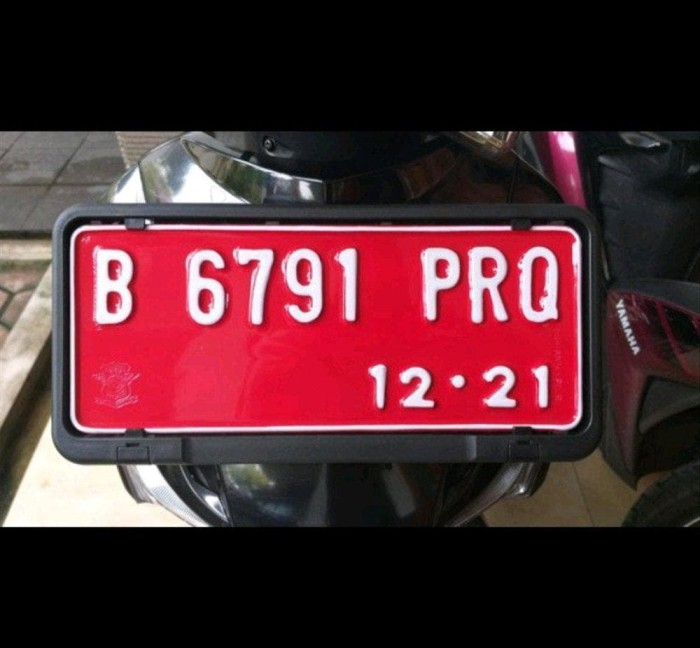
#> input picture data/platmerah.jpg, 700 x 648 px
$ python main.py
#> lines starting #> are read from the running program, lines starting #| are printed output that depends on the picture; after the words box and inside, x2 and y2 are one past the last pixel; in counts of white or black regions, pixels touching at a corner belong together
import cv2 as cv
import numpy as np
from matplotlib import pyplot as plt

# Fungsi untuk mengklasifikasikan warna kendaraan
def classify_color(mask_black, mask_white, mask_yellow, mask_red, mask_green):
    # Hitung jumlah piksel warna pada setiap mask
    count_black = cv.countNonZero(mask_black)
    count_white = cv.countNonZero(mask_white)
    count_yellow = cv.countNonZero(mask_yellow)
    count_red = cv.countNonZero(mask_red)
    count_green = cv.countNonZero(mask_green)

    # Klasifikasi berdasarkan jumlah piksel warna
    if count_red > count_black and count_red > count_white and count_red > count_yellow and count_red > count_green:
        return "Kendaraan Pemerintah"
    elif count_black > count_white and count_black > count_yellow and count_black > count_red and count_black > count_green:
        return "Kendaraan Pribadi"
    elif count_white > count_black and count_white > count_yellow and count_white > count_red and count_white > count_green:
        return "Kendaraan Pribadi"
    elif count_yellow > count_black and count_yellow > count_white and count_yellow > count_red and count_yellow > count_green:
        return "Kendaraan Umum"
    elif count_green > count_black and count_green > count_white and count_green > count_yellow and count_green > count_red:
        return "Kendaraan Kawasan Khusus"
    else:
        return "Tidak Diketahui"

# Fungsi untuk melakukan segmentasi warna pada citra HSV
def segment_color(hsv_plate):
    # Tentukan rentang warna untuk hitam, putih, kuning, merah, dan hijau
    lower_black = np.array([0, 0, 0])
    upper_black = np.array([180, 255, 30])

    lower_white = np.array([0, 0, 200])
    upper_white = np.array([180, 30, 255])

    lower_yellow = np.array([20, 100, 100])
    upper_yellow = np.array([40, 255, 255])

    lower_red1 = np.array([0, 100, 100])
    upper_red1 = np.array([10, 255, 255])
    lower_red2 = np.array([160, 100, 100])
    upper_red2 = np.array([180, 255, 255])

    lower_green = np.array([40, 40, 40])
    upper_green = np.array([80, 255, 255])

    # Buat mask untuk setiap warna
    mask_black = cv.inRange(hsv_plate, lower_black, upper_black)
    mask_white = cv.inRange(hsv_plate, lower_white, upper_white)
    mask_yellow = cv.inRange(hsv_plate, lower_yellow, upper_yellow)
    mask_red1 = cv.inRange(hsv_plate, lower_red1, upper_red1)
    mask_red2 = cv.inRange(hsv_plate, lower_red2, upper_red2)
    mask_red = cv.bitwise_or(mask_red1, mask_red2)
    mask_green = cv.inRange(hsv_plate, lower_green, upper_green)

    return mask_black, mask_white, mask_yellow, mask_red, mask_green

# Load gambar plat nomor
img = cv.imread('data/platmerah.jpg')
#> img is the input picture: shape (648, 700, 3); mean B, G, R 46.9, 41.1, 78.3

#? PRA-PENGOLAHAN
#* Normalisasi Cahaya
kernel = cv.getStructuringElement(cv.MORPH_ELLIPSE, (20, 20))
img_opening = cv.morphologyEx(img, cv.MORPH_OPEN, kernel)
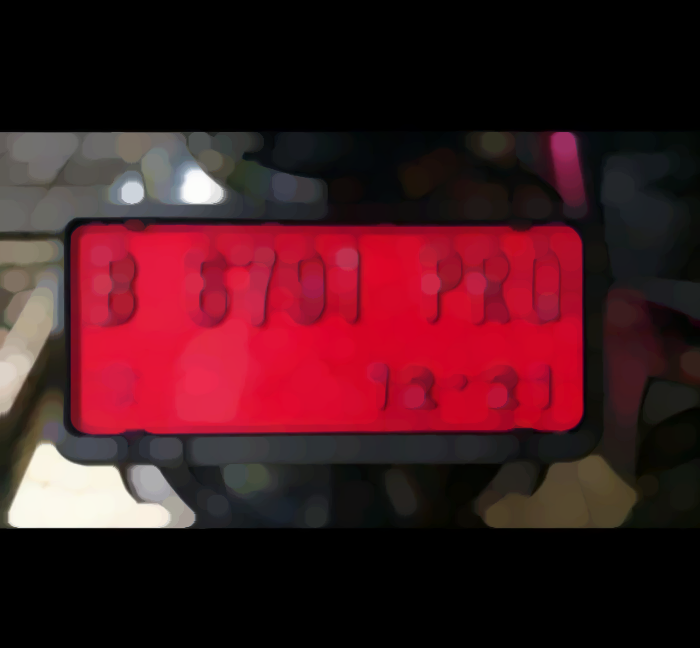
#> img_opening: shape (648, 700, 3); mean B, G, R 31.4, 25.2, 68.5
img_norm = img - img_opening

#* Konversi citra keabuan (grayscale)
img_gray = cv.cvtColor(img_norm, cv.COLOR_BGR2GRAY)
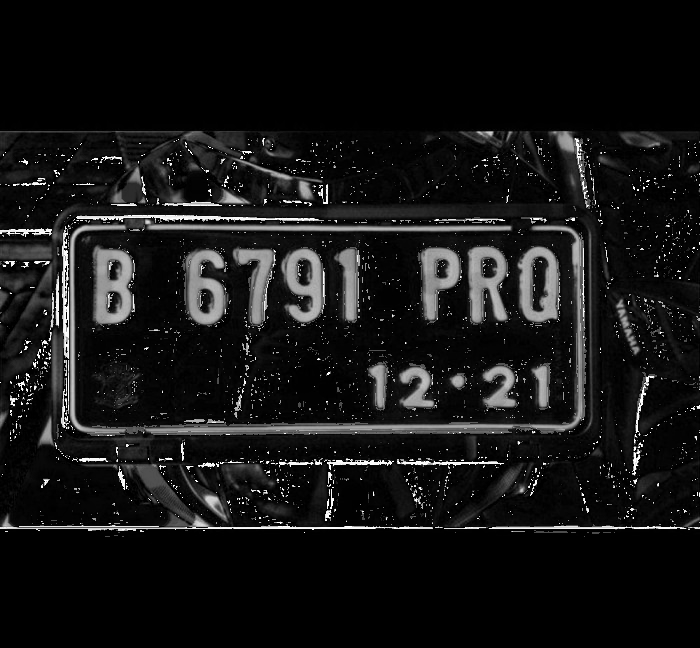
#> img_gray: shape (648, 700); min 0, max 255, mean 20.9

#* Thresholding menggunakan metode Otsu
_, img_thresh = cv.threshold(img_gray, 0, 255, cv.THRESH_BINARY + cv.THRESH_OTSU)
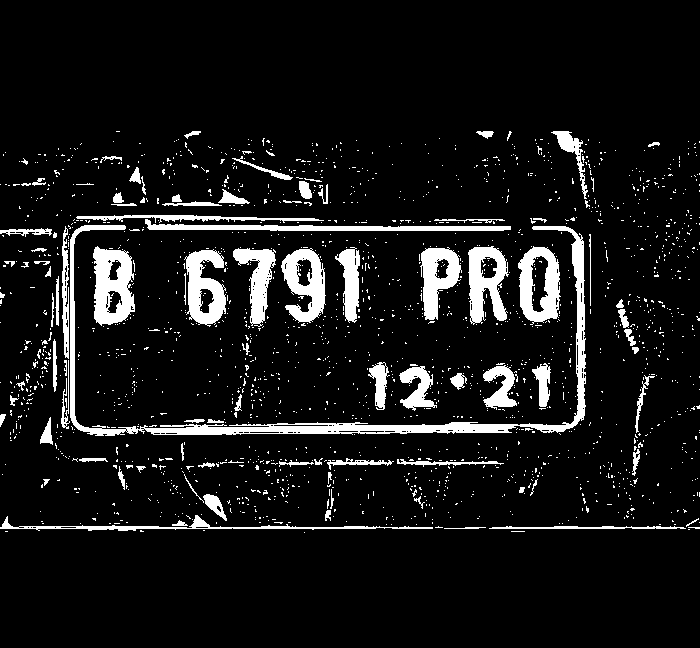
#> img_thresh: shape (648, 700); 8.8% white; 1848 white regions (1750 under 20 px)

#* Deteksi plat menggunakan contours
contours_vehicle, _ = cv.findContours(img_thresh, cv.RETR_TREE, cv.CHAIN_APPROX_SIMPLE)
#> contours_vehicle = 2068 contours, 1988 with area under 20; largest, box (x1, y1, x2, y2) and area: (70, 225, 586, 436) 6004, (93, 246, 135, 326) 2546, (518, 246, 561, 325) 2530, (281, 248, 326, 323) 2076, (184, 249, 226, 327) 2061

# Cek jumlah contours
index_plate_candidate = []

for contour_vehicle in contours_vehicle:
    x, y, w, h = cv.boundingRect(contour_vehicle)
    aspect_ratio = w / h
    if w >= 200 and aspect_ratio <= 4:
        index_plate_candidate.append(contour_vehicle)
#> this loop made 2068 passes
#> (x, y, w, h, aspect_ratio) on passes 1, 5, 7: (304, 532, 1, 1, 1), (140, 530, 4, 2, 2), (688, 527, 12, 2, 6)
#> after the loop, index_plate_candidate = 1 contour; box (x1, y1, x2, y2) and area: (70, 225, 586, 436) 6004

if len(index_plate_candidate) == 0:
    print("Plat nomor tidak ditemukan")
else:
    plate_candidate = max(index_plate_candidate, key=cv.contourArea)
#> plate_candidate = contour of 536 points, box (x1, y1, x2, y2) (70, 225, 586, 436), area 6004
    x_plate, y_plate, w_plate, h_plate = cv.boundingRect(plate_candidate)
#> x_plate = 70; y_plate = 225; w_plate = 516; h_plate = 211
    cv.rectangle(img, (x_plate, y_plate), (x_plate + w_plate, y_plate + h_plate), (0, 255, 0), 5)
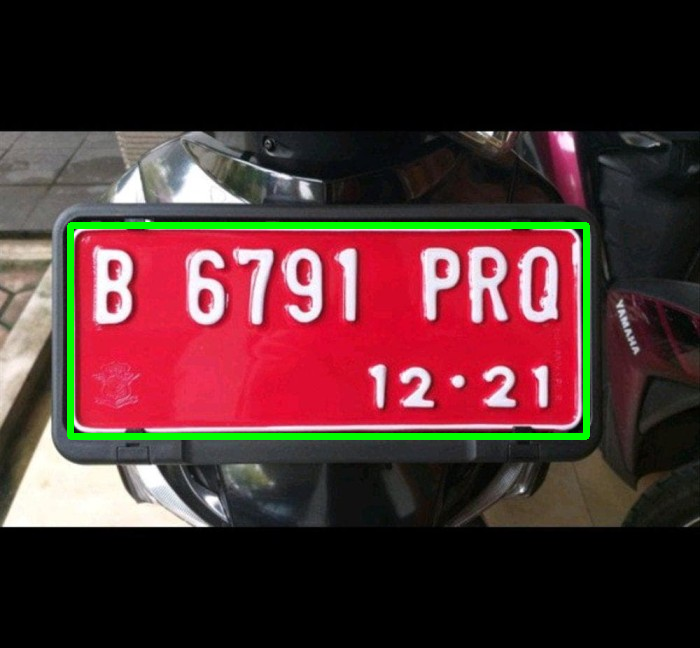
#> img: shape (648, 700, 3); 2.24% of pixels changed, all inside (x1, y1, x2, y2) = (67, 222, 590, 440)
    plate_roi = img[y_plate:y_plate + h_plate, x_plate:x_plate + w_plate]
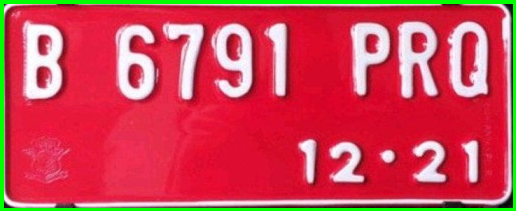
#> plate_roi: shape (211, 516, 3); mean B, G, R 84.2, 69.2, 205.6

    #* Crop gambar menggunakan koordinat plat nomor yang terdeteksi
    cropped_img = img[y_plate:y_plate + h_plate, x_plate:x_plate + w_plate]

    #? SEGMENTASI WARNA
    # Konversi ke model warna HSV
    hsv_plate = cv.cvtColor(cropped_img, cv.COLOR_BGR2HSV)
#> hsv_plate: shape (211, 516, 3); mean H, S, V 165.8, 189.5, 217.7

    # Lakukan segmentasi warna pada citra HSV
    mask_black, mask_white, mask_yellow, mask_red, mask_green = segment_color(hsv_plate)
#> in segment_color, `mask_black = cv.inRange(hsv_plate, lower_black, upper_black)`: mask_black: shape (211, 516); 0.21% white; 13 white regions (10 under 20 px), largest, box (x1, y1, x2, y2) and area: (498, 193, 513, 208) 94, (446, 204, 469, 208) 60, (507, 4, 513, 18) 38
#> in segment_color, `mask_white = cv.inRange(hsv_plate, lower_white, upper_white)`: mask_white: shape (211, 516); 9.7% white; 29 white regions (10 under 20 px), largest, box (x1, y1, x2, y2) and area: (26, 25, 61, 98) 1508, (120, 27, 154, 98) 1222, (401, 23, 435, 95) 1140
#> in segment_color, `mask_yellow = cv.inRange(hsv_plate, lower_yellow, upper_yellow)`: mask_yellow: shape (211, 516); every value is 0
#> in segment_color, `mask_red2 = cv.inRange(hsv_plate, lower_red2, upper_red2)`:
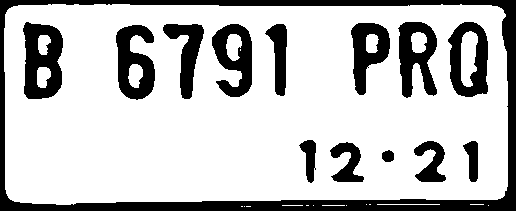
#> mask_red2: shape (211, 516); 76.2% white; 14 black regions, largest, box (x1, y1, x2, y2) and area: (0, 0, 516, 211) 10523, (23, 22, 63, 99) 2164, (116, 25, 155, 100) 1834
#> in segment_color, `mask_green = cv.inRange(hsv_plate, lower_green, upper_green)`:
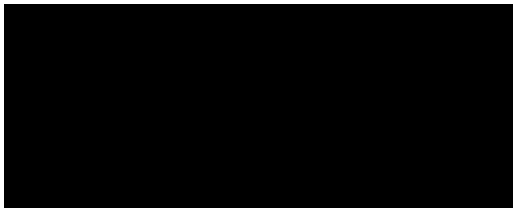
#> mask_green: shape (211, 516); 4.6% white; 1 white region, box (x1, y1, x2, y2) and area: (0, 0, 516, 211) 5040

    # Klasifikasikan warna kendaraan
    classification = classify_color(mask_black, mask_white, mask_yellow, mask_red, mask_green)
#> in classify_color, `count_black = cv.countNonZero(mask_black)`: count_black = 231
#> in classify_color, `count_white = cv.countNonZero(mask_white)`: count_white = 10558
#> in classify_color, `count_yellow = cv.countNonZero(mask_yellow)`: count_yellow = 0
#> in classify_color, `count_red = cv.countNonZero(mask_red)`: count_red = 82912
#> in classify_color, `count_green = cv.countNonZero(mask_green)`: count_green = 5040
#> classification = 'Kendaraan Pemerintah'

    # Tampilkan hasil
    plt.imshow(cv.cvtColor(img, cv.COLOR_BGR2RGB))
    plt.axis('off')

    # Tampilkan klasifikasi kendaraan berdasarkan warna plat nomor
    plt.text(10, 20, classification, fontsize=12, color='red', bbox=dict(facecolor='white', alpha=0.5))

    plt.show()

$ run again, with data/platkuning3.jpg copied over data/platmerah.jpg
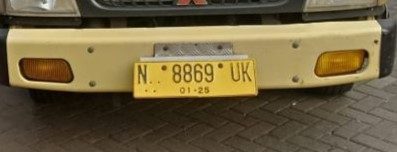
#> input picture data/platkuning3.jpg, 397 x 152 px
#> img is the input picture: shape (152, 397, 3); mean B, G, R 65, 97.8, 111.6
#> `img_opening = cv.morphologyEx(img, cv.MORPH_OPEN, kernel)`:
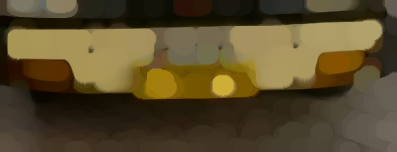
#> img_opening: shape (152, 397, 3); mean B, G, R 42.8, 74.5, 88.4
#> `_, img_thresh = cv.threshold(img_gray, 0, 255, cv.THRESH_BINARY + cv.T..`:
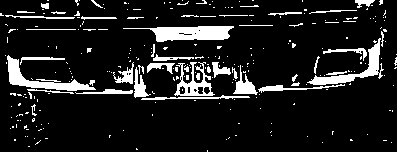
#> img_thresh: shape (152, 397); 11.9% white; 273 white regions (229 under 20 px)
#> contours_vehicle = 291 contours, 265 with area under 20; largest, box (x1, y1, x2, y2) and area: (123, 26, 234, 42) 935, (7, 55, 96, 91) 722, (307, 38, 384, 85) 638, (174, 62, 215, 96) 534, (233, 65, 258, 95) 226
#> the loop `for contour_vehicle in contours_vehicle:` made 291 passes
#> (x, y, w, h, aspect_ratio) on passes 4, 5, 7: (391, 142, 1, 1, 1), (322, 142, 1, 1, 1), (35, 140, 6, 5, 1.2)
#> after the loop `for contour_vehicle in contours_vehicle:`: index_plate_candidate = []
